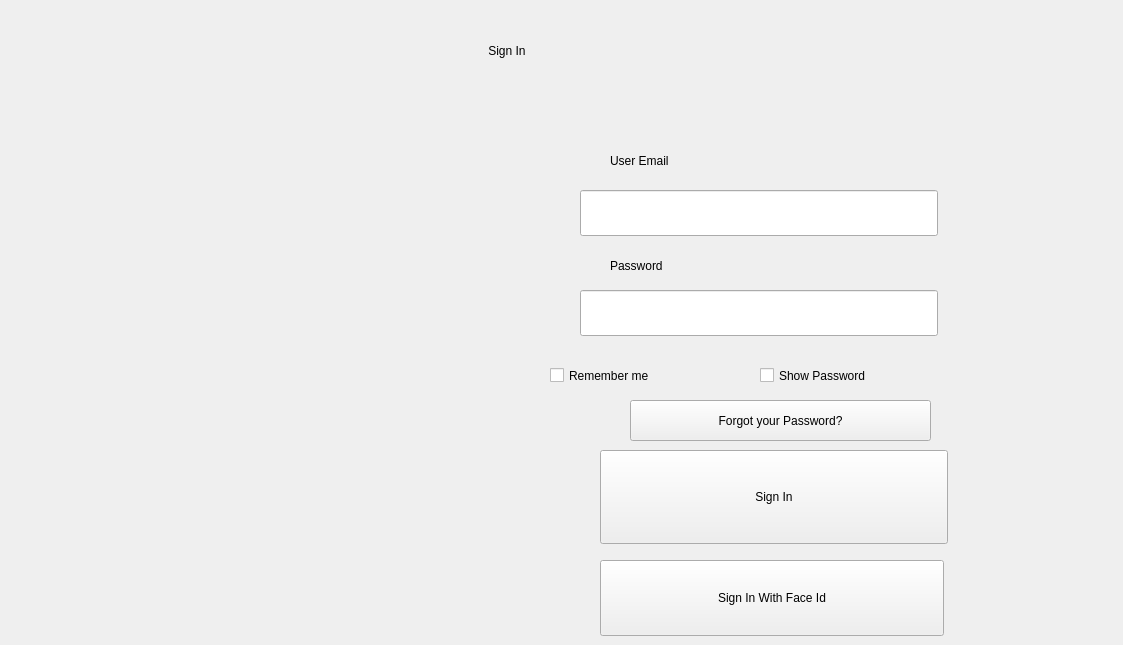
    <widget class="QWidget" name="pageSignIn">
     <property name="styleSheet">
      <string notr="true">/* ===== RESET ET STYLE GLOBAL ===== */
* {
    background-color: transparent;
    border: none;
}

QMainWindow {
    background-color: qlineargradient(x1:0, y1:0, x2:1, y2:1, 
        stop:0 #0a1929, 
        stop:0.5 #0c2b46,
        stop:1 #0a2338);
}

/* ===== CONTENEUR PRINCIPAL (StackedWidget) ===== */
QStackedWidget {
    background-color: transparent;
    border: none;
    padding: 0;
    margin: 0;
}

/* Page de login (page_1) */
QWidget#page_1, QWidget[objectName=&quot;page_1&quot;], QWidget#centralwidget {
    background-color: rgba(16, 32, 48, 0.95);
    border-radius: 20px;
    border: 2px solid #1e3a5f;
    min-width: 380px;
    max-width: 380px;
    min-height: 520px;
    margin: auto;
    position: absolute;
    left: 50%;
    top: 50%;
    transform: translate(-50%, -50%);
}

/* ===== LOGO - CENTRALISÉ ===== */
QLabel#logo {
    margin-top: 10px;
    margin-bottom: 20px;
    qproperty-alignment: 'AlignCenter';
    qproperty-scaledContents: true;
    min-height: 80px;
    max-height: 80px;
}

/* ===== TITRE ===== */
QLabel#title {
    color: #4fc3f7;
    font-size: 28px;
    font-weight: bold;
    font-family: 'Segoe UI', 'Arial Rounded MT Bold';
    text-align: center;
    margin-bottom: 30px;
    padding-bottom: 10px;
    border-bottom: 1px solid rgba(79, 195, 247, 0.3);
    text-shadow: 0 0 8px rgba(79, 195, 247, 0.5);
}

/* ===== LABELS ===== */
QLabel[objectName=&quot;UserNameLabel&quot;], 
QLabel[objectName*=&quot;password&quot;], 
QLabel[objectName*=&quot;Password&quot;] {
    color: #90caf9;
    font-size: 13px;
    font-weight: bold;
    font-family: 'Segoe UI', Arial;
    margin-left: 20px;
    margin-bottom: 5px;
    margin-top: 5px;
    letter-spacing: 0.5px;
}

/* ===== CHAMPS DE SAISIE (LARGEUR RÉDUITE) ===== */
QLineEdit {
    background-color: rgba(30, 58, 95, 0.8);
    border: 2px solid #2d5278;
    border-radius: 8px;
    padding: 12px 15px;
    font-size: 14px;
    color: #e3f2fd;
    font-family: 'Segoe UI', 'Arial';
    selection-background-color: #0288d1;
    selection-color: white;
    min-height: 42px;
    max-height: 42px;
    min-width: 280px;
    max-width: 280px;
    margin-left: 20px;
    margin-right: 20px;
}

QLineEdit:focus {
    border: 2px solid #29b6f6;
    background-color: rgba(41, 182, 246, 0.1);
    box-shadow: 0 0 10px rgba(41, 182, 246, 0.2);
}

QLineEdit:hover {
    border: 2px solid #0288d1;
}

/* ===== BOUTONS (LARGEUR RÉDUITE) ===== */
/* Bouton SIGN IN principal */
QPushButton#signinbtn {
    background-color: qlineargradient(x1:0, y1:0, x2:0, y2:1,
        stop:0 #0277bd,
        stop:0.5 #01579b,
        stop:1 #003f6b);
    color: white;
    border: none;
    border-radius: 8px;
    padding: 14px;
    font-size: 15px;
    font-weight: bold;
    font-family: 'Segoe UI', Arial;
    margin-top: 20px;
    min-height: 46px;
    max-height: 46px;
    min-width: 280px;
    max-width: 280px;
    margin-left: 20px;
    margin-right: 20px;
    letter-spacing: 1px;
    text-transform: uppercase;
}

QPushButton#signinbtn:hover {
    background-color: qlineargradient(x1:0, y1:0, x2:0, y2:1,
        stop:0 #0288d1,
        stop:0.5 #0277bd,
        stop:1 #01579b);
    border: 1px solid #4fc3f7;
    box-shadow: 0 0 15px rgba(79, 195, 247, 0.3);
}

QPushButton#signinbtn:pressed {
    background-color: qlineargradient(x1:0, y1:0, x2:0, y2:1,
        stop:0 #01579b,
        stop:0.5 #013a63,
        stop:1 #002642);
}

/* Bouton Face ID */
QPushButton#withfacebtn {
    background-color: qlineargradient(x1:0, y1:0, x2:0, y2:1,
        stop:0 #00897b,
        stop:0.5 #00695c,
        stop:1 #004d40);
    color: white;
    border: none;
    border-radius: 8px;
    padding: 12px;
    font-size: 13px;
    font-weight: bold;
    font-family: 'Segoe UI', Arial;
    margin-top: 10px;
    min-height: 42px;
    max-height: 42px;
    min-width: 280px;
    max-width: 280px;
    margin-left: 20px;
    margin-right: 20px;
}

QPushButton#withfacebtn:hover {
    background-color: qlineargradient(x1:0, y1:0, x2:0, y2:1,
        stop:0 #009688,
        stop:0.5 #00796b,
        stop:1 #005b4f);
    border: 1px solid #4db6ac;
    box-shadow: 0 0 10px rgba(77, 182, 172, 0.2);
}
QCheckBox#showPassCheck  {
    color: rgba(220, 232, 242, 0.80);
    font-size: 10.5pt;
    font-weight: 600;
    spacing: 10px;
}

QCheckBox#showPassCheck::indicator {
    width: 18px;
    height: 18px;
    border-radius: 6px;
    border: 2px solid rgba(77, 159, 254, 0.70);
    background-color: rgba(0, 44, 114, 0.10);
}

QCheckBox#showPassCheck::indicator:checked {
    background-color: #4D9FFE;
    border: 2px solid #4D9FFE;
}


QCheckBox#remembercheck  {
    color: rgba(220, 232, 242, 0.80);
    font-size: 10.5pt;
    font-weight: 600;
    spacing: 10px;
}

QCheckBox#remembercheck::indicator {
    width: 18px;
    height: 18px;
    border-radius: 6px;
    border: 2px solid rgba(77, 159, 254, 0.70);
    background-color: rgba(0, 44, 114, 0.10);
}

QCheckBox#remembercheck::indicator:checked {
    background-color: #4D9FFE;
    border: 2px solid #4D9FFE;
}

/* ---------- Forgot link (PLUS DISCRET) ---------- */
QPushButton#btnForgetmdp {
    background: transparent;
    border: none;
    padding: 4px 0px;
    color: rgba(220, 232, 242, 0.55);   /* gris clair, pas jaune */
    font-size: 10.5pt;
    font-weight: 600;
    text-align: left;
}

QPushButton#btnForgetmdp:hover {
    color: #FEBF00;                      /* jaune seulement au hover */
    text-decoration: underline;
}

/* ===== ESPACEURS ET ALIGNEMENT ===== */
/* Pour forcer l'alignement vertical */
QWidget {
    margin: 0;
    padding: 0;
}

/* Container pour centrer horizontalement */
QWidget &gt; QLabel,
QWidget &gt; QLineEdit,
QWidget &gt; QPushButton,
QWidget &gt; QCheckBox {
    margin-left: auto;
    margin-right: auto;
}

/* ===== STYLE POUR ÉLÉMENTS INVISIBLES ===== */
/* Cacher les éléments inutiles */
QMenuBar, QStatusBar {
    background-color: transparent;
    color: transparent;
    border: none;
    height: 0;
    min-height: 0;
    max-height: 0;
}

/* ===== STYLES SPÉCIAUX POUR ÉTATS ===== */
QLineEdit:invalid {
    border: 2px solid #ff5252;
    background-color: rgba(255, 82, 82, 0.1);
}

QLineEdit:disabled,
QPushButton:disabled {
    background-color: rgba(66, 66, 66, 0.5);
    color: #757575;
    border-color: #424242;
    opacity: 0.6;
}

/* ===== ANIMATIONS ET TRANSITIONS ===== */
QLineEdit, QPushButton, QCheckBox::indicator {
    transition: all 0.2s ease;
}

/* ===== STYLE POUR LES MESSAGES ===== */
QLabel[objectName*=&quot;message&quot;], 
QLabel[objectName*=&quot;status&quot;] {
    color: #81d4fa;
    font-size: 11px;
    font-style: italic;
    text-align: center;
    margin: 5px 20px;
    padding: 5px;
    border-radius: 4px;
    background-color: rgba(33, 150, 243, 0.1);
}</string>
     </property>
     <widget class="QLabel" name="title">
      <property name="geometry">
       <rect>
        <x>280</x>
        <y>0</y>
        <width>454</width>
        <height>101</height>
       </rect>
      </property>
      <property name="text">
       <string>Sign In</string>
      </property>
      <property name="alignment">
       <set>Qt::AlignmentFlag::AlignCenter</set>
      </property>
     </widget>
     <widget class="QLineEdit" name="UserNameEdit">
      <property name="geometry">
       <rect>
        <x>580</x>
        <y>190</y>
        <width>358</width>
        <height>46</height>
       </rect>
      </property>
     </widget>
     <widget class="QLineEdit" name="PasswordEdit">
      <property name="geometry">
       <rect>
        <x>580</x>
        <y>290</y>
        <width>358</width>
        <height>46</height>
       </rect>
      </property>
     </widget>
     <widget class="QLabel" name="UserNameLabel">
      <property name="geometry">
       <rect>
        <x>610</x>
        <y>130</y>
        <width>337</width>
        <height>61</height>
       </rect>
      </property>
      <property name="text">
       <string>User Email</string>
      </property>
      <property name="alignment">
       <set>Qt::AlignmentFlag::AlignLeading|Qt::AlignmentFlag::AlignLeft|Qt::AlignmentFlag::AlignVCenter</set>
      </property>
     </widget>
     <widget class="QLabel" name="PasswordLabel">
      <property name="geometry">
       <rect>
        <x>610</x>
        <y>230</y>
        <width>261</width>
        <height>71</height>
       </rect>
      </property>
      <property name="text">
       <string>Password</string>
      </property>
      <property name="alignment">
       <set>Qt::AlignmentFlag::AlignLeading|Qt::AlignmentFlag::AlignLeft|Qt::AlignmentFlag::AlignVCenter</set>
      </property>
     </widget>
     <widget class="QPushButton" name="signinbtn">
      <property name="geometry">
       <rect>
        <x>600</x>
        <y>450</y>
        <width>348</width>
        <height>94</height>
       </rect>
      </property>
      <property name="text">
       <string>Sign In</string>
      </property>
     </widget>
     <widget class="QPushButton" name="withfacebtn">
      <property name="geometry">
       <rect>
        <x>600</x>
        <y>560</y>
        <width>344</width>
        <height>76</height>
       </rect>
      </property>
      <property name="text">
       <string>Sign In With Face Id</string>
      </property>
     </widget>
     <widget class="QPushButton" name="btnForgetmdp">
      <property name="geometry">
       <rect>
        <x>630</x>
        <y>400</y>
        <width>301</width>
        <height>41</height>
       </rect>
      </property>
      <property name="text">
       <string>Forgot your Password?</string>
      </property>
     </widget>
     <widget class="QCheckBox" name="remembercheck">
      <property name="geometry">
       <rect>
        <x>550</x>
        <y>350</y>
        <width>354</width>
        <height>51</height>
       </rect>
      </property>
      <property name="text">
       <string>Remember me</string>
      </property>
     </widget>
     <widget class="QLabel" name="label_4">
      <property name="geometry">
       <rect>
        <x>40</x>
        <y>200</y>
        <width>471</width>
        <height>421</height>
       </rect>
      </property>
      <property name="text">
       <string/>
      </property>
      <property name="pixmap">
       <pixmap resource="Ressources.qrc">:/Images/logo.png</pixmap>
      </property>
     </widget>
     <widget class="QCheckBox" name="showPassCheck">
      <property name="geometry">
       <rect>
        <x>760</x>
        <y>350</y>
        <width>354</width>
        <height>51</height>
       </rect>
      </property>
      <property name="text">
       <string>Show Password</string>
      </property>
     </widget>
    </widget>
